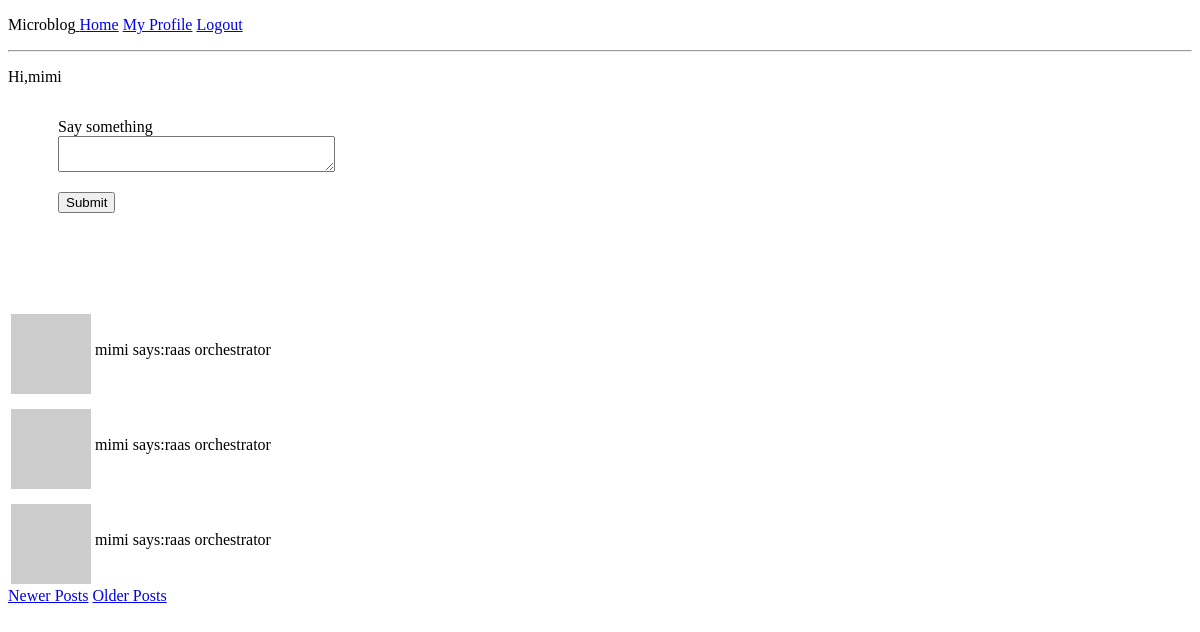
/index?page=3 (signed in), run on the app's committed database.
### app/models.py (models this page shows, shortened)
class User(db.Model, UserMixin):
    def avatar(self, size):
        digest = md5(self.email.lower().encode('utf-8')).hexdigest()
        return 'https://www.gravatar.com/avatar/{}?d=identicon&s={}'.format(digest, size)
    __tablename__ = 'user'
    id = db.Column(db.Integer, primary_key=True)
    name = db.Column(db.String(64), index=True, unique=True)
    email = db.Column(db.String(120), index=True, unique=True)
    password_hash = db.Column(db.String(128))
    about_me = db.Column(db.String(140))
    last_seen = db.Column(db.DateTime, default=datetime.utcnow)
    posts = db.relationship('Post', backref='author', lazy='dynamic',
                            primaryjoin=(Post.user_id == id)
                            )
    followed = db.relationship('User', secondary=followers,
                               primaryjoin=(followers.c.follower_id == id),
                               secondaryjoin=(followers.c.followed_id == id),
                               backref=db.backref('followers', lazy='dynamic'), lazy='dynamic'
                               )
    def followed_posts(self):
        followed = Post.query.join(
            followers, (followers.c.followed_id == Post.user_id)).filter(
            followers.c.follower_id == self.id)
        own = Post.query.filter_by(user_id=self.id)
        return followed.union(own).order_by(Post.timestamp.asc())

class Post(db.Model):
    __tablename__ = 'posts'
    id = db.Column(db.Integer, primary_key=True)
    body = db.Column(db.String(140))
    timestamp = db.Column(db.DateTime)
    user_id = db.Column(db.Integer, db.ForeignKey('user.id'))

### app/views.py (the view)
@app.route('/', methods=['GET', 'POST'])
@app.route('/index', methods=['GET', 'POST'])
@login_required
def index():
    form = PostForm()
    if form.validate_on_submit():
        post = Post(author=current_user, body=form.post.data)
        print (post.body)
        db.session.add(post)
        db.session.commit()
        flash('your post is now alive!')
    page = request.args.get('page', 1, type=int)
    posts = current_user.followed_posts().paginate(page, app.config['POSTS_PER_PAGE'], False)
    if posts.has_next:
        next_url = url_for('index', page=posts.next_num)
    else:
        next_url = None
    if posts.has_prev:
        pre_url = url_for('index', page=posts.prev_num)
    else:
        pre_url = None
    return render_template('index.html', title='Home Page', post=posts, form=form,
                           next_url=next_url, pre_url=pre_url)

### app/form.py
class PostForm(FlaskForm):
    post = TextAreaField('Say something', validators=[DataRequired(), Length(min=1, max=400)])
    submit = SubmitField('Submit')

### app/models.py (called while the page is built)
@login.user_loader
def load_user(id):
    return User.query.get(int(id))

### app/views.py (called while the page is built)
@app.before_request
def before_request():
    if current_user.is_authenticated:
        current_user.last_seen = datetime.utcnow()
        db.session.commit()

### app/templates/index.html (shortened to what this page needs)
{% extends "base.html"%}
{% block content %}
	<p>Hi,{{current_user.name}}</p>
    <form action="" method="post">
        <p>
            {{ form.post.label }} <br>
            {{ form.post(cols=32,row=40) }} <br>
        </p>
        <p>{{ form.submit() }}</p>
    </form>
    <div id="post">
    {% for p in post.items %}
        {% include '_post.html' %}
    {% endfor %}
    {% if pre_url %}
        <a href="{{ pre_url }}">Newer Posts</a>
    {% endif %}
    {% if next_url %}
        <a href="{{ next_url }}">Older Posts</a>
    {% endif %}
     </div>
{% endblock %}

### app/templates/_post.html
<table valign="top">
    <tr>
        <td><img src="{{p.author.avatar(36)}}" alt=""></td>
        <td>{{p.author.name}} says:{{p.body}}</td>
    </tr>
</table>

### app/static/style.css (style rules this page uses)
form { display: inline; float:left; padding-left: 50px; }
img { float: left; margin-top: 9px; }
div#post { padding-top: 200px; }

### data on the page
User: name "mimi"
Post: author.name "mimi", body "raas orchestrator"
Post: author.name "mimi", body "raas orchestrator"
Post: author.name "mimi", body "raas orchestrator"
